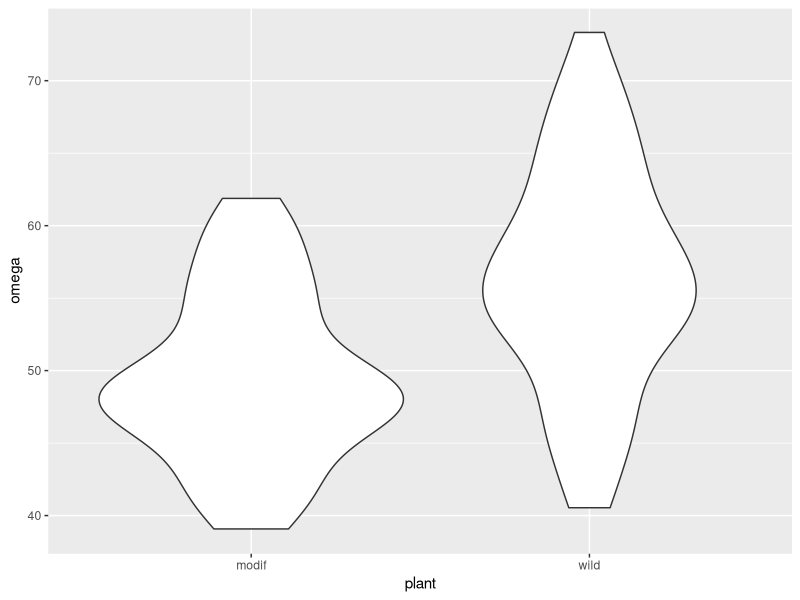
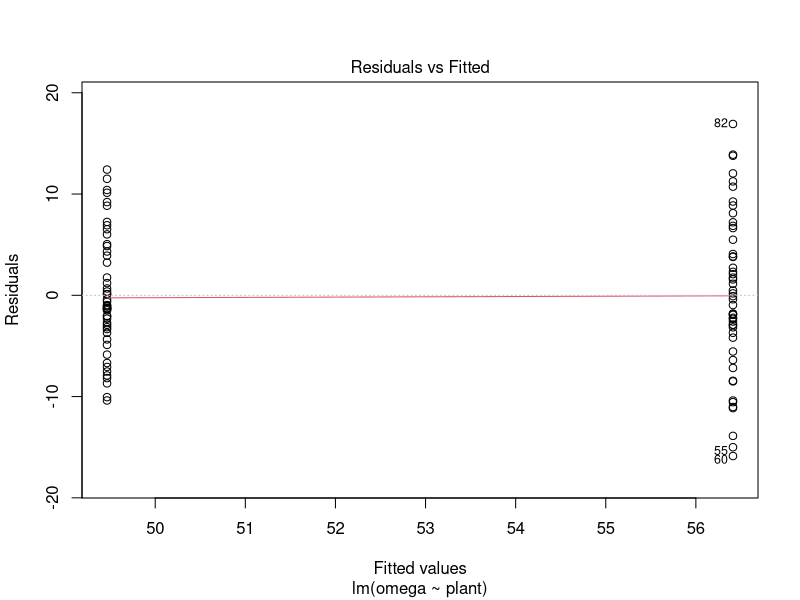
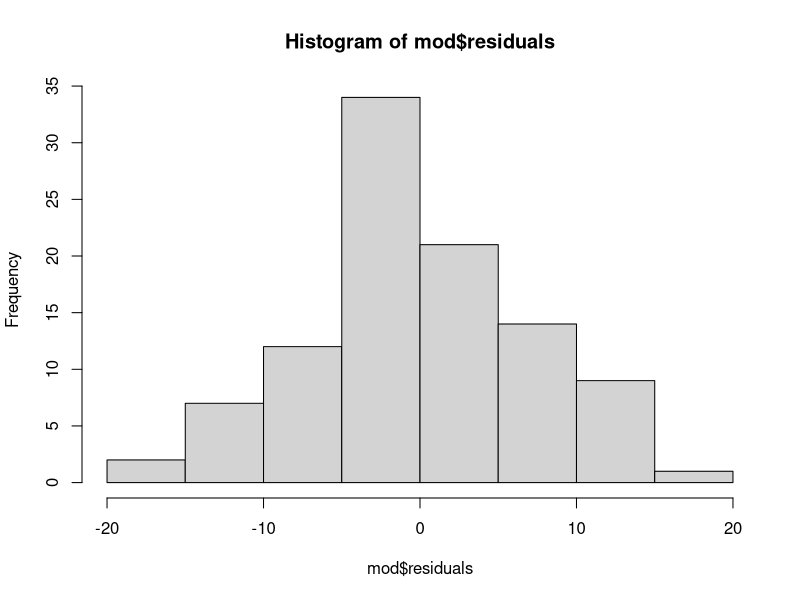
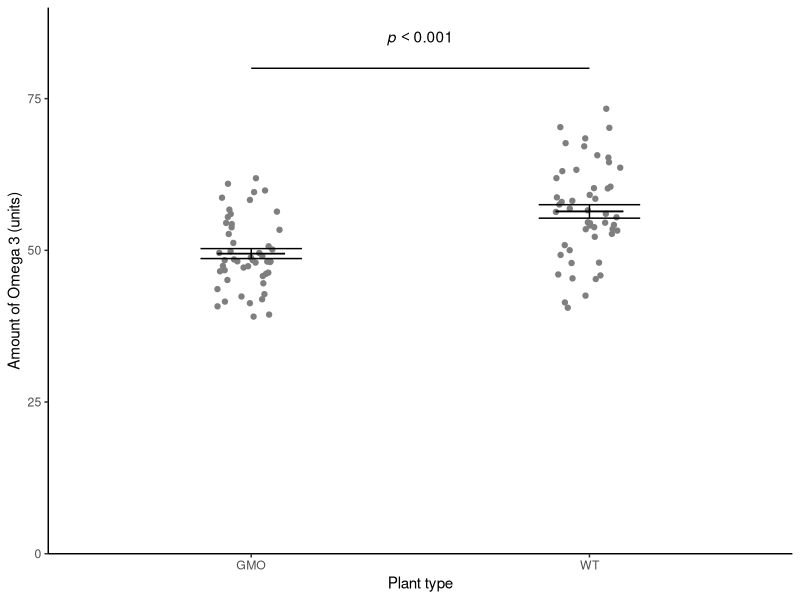

These figures' R source, in order:
## ---- chunk 1
#| code-fold: false
library(tidyverse)
## ---- chunk 2
#| output: false

csativa  <-  read_table("data-raw/csativa.txt")
str(csativa)

# First realise that this is a two sample test. You have two 
# independent samples - there are a total of 100 different plants 
# and the values in one group have no relationship to the values 
# in the other.
## ---- chunk 3
#| output: false

# create a rough plot of the data  
ggplot(data = csativa, aes(x = plant, y = omega)) +
  geom_violin()
# note the modified plants seem to have lower omega!
## ---- chunk 4
#| output: false

# create a summary of the data
csativa_summary <- csativa |>
  group_by(plant) |>
  summarise(mean = mean(omega),
            std = sd(omega),
            n = length(omega),
            se = std/sqrt(n))
## ---- chunk 5
#| output: false

# The data seem to be continuous so it is likely that a parametric 
# test will be fine.
# we will check the other assumptions after we have run the lm

# build the statistical model
mod <- lm(data = csativa, omega ~ plant)


# examine it
summary(mod)
# So there is a significant difference but you need to make sure 
# you know the direction!
# Wild plants have a significantly higher omega 3 content 
# (mean +/- s.e =  56.41 +/- 1.11) than modified plants 
# (49.46 +/- 0.82)(t = 5.03; d.f. = 98; p < 0.0001).
## ---- chunk 6
#| output: false

# let's check the assumptions
plot(mod, which = 1) 
# we're looking for the variance in the residuals to be the 
# same in both groups.
# This looks OK. Maybe a bit higher in the wild plants
# (with the higher mean)
 
hist(mod$residuals)
shapiro.test(mod$residuals)
# On balance the use of lm() is probably justifiable  The variance 
# isn't quite equal and the histogram looks a bit off normal but 
# the normality test is NS and the effect (in the figure) is clear.
## ---- chunk 7
#| output: false

# A figure 
fig1 <- ggplot() +
  geom_point(data = csativa, aes(x = plant, y = omega),
             position = position_jitter(width = 0.1, height = 0),
             colour = "gray50") +
  geom_errorbar(data = csativa_summary, 
                aes(x = plant, ymin = mean - se, ymax = mean + se),
                width = 0.3) +
  geom_errorbar(data = csativa_summary, 
                aes(x = plant, ymin = mean, ymax = mean),
                width = 0.2) +
  scale_x_discrete(name = "Plant type", labels = c("GMO", "WT")) +
  scale_y_continuous(name = "Amount of Omega 3 (units)",
                     expand = c(0, 0),
                     limits = c(0, 90)) +
    annotate("segment", x = 1, xend = 2, 
           y = 80, yend = 80,
           colour = "black") +
  annotate("text", x = 1.5,  y = 85, 
           label = "italic(p) < 0.001",
           parse = TRUE) +
  theme_classic()

# save figure to figures/csativa.png
ggsave("figures/csativa.png",
       plot = fig1,
       width = 3.5,
       height = 3.5,
       units = "in",
       dpi = 300)
